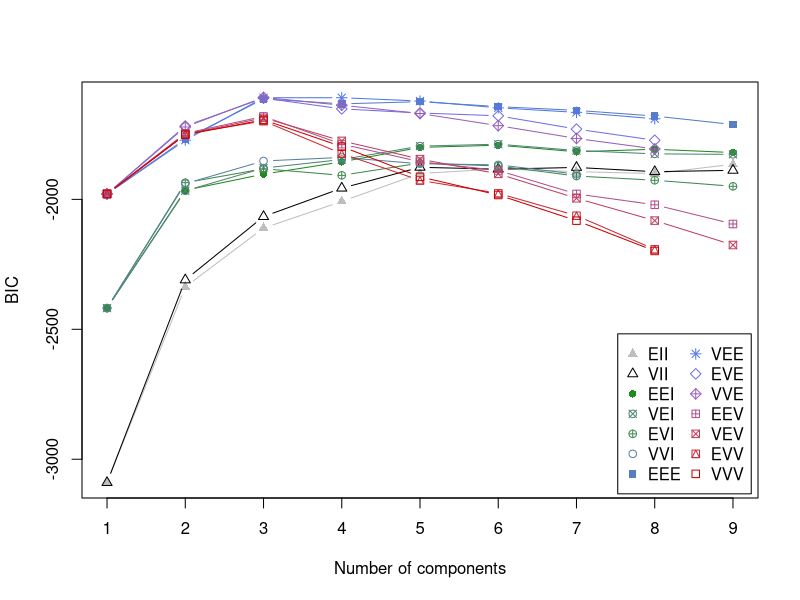
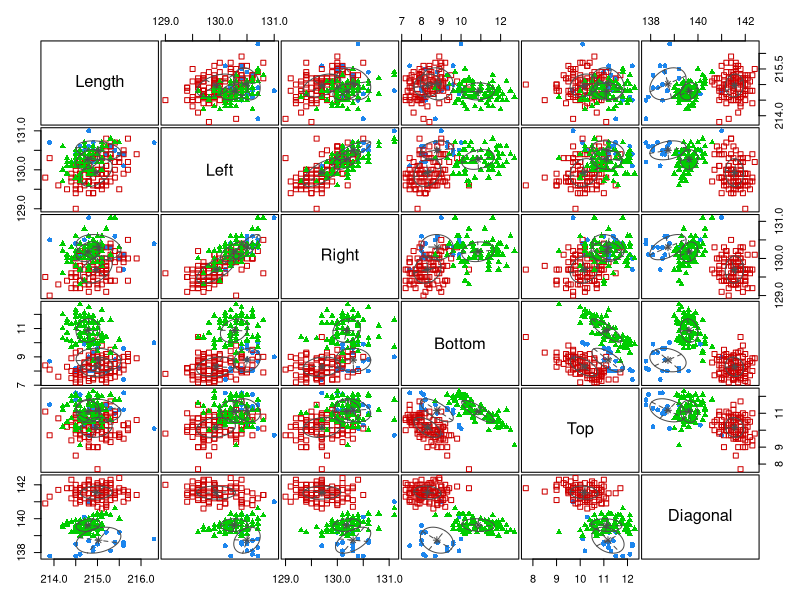
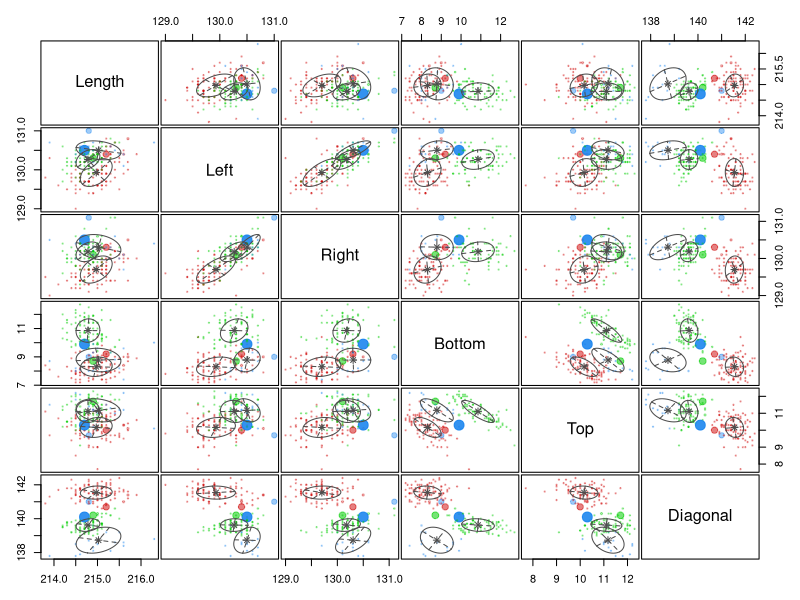
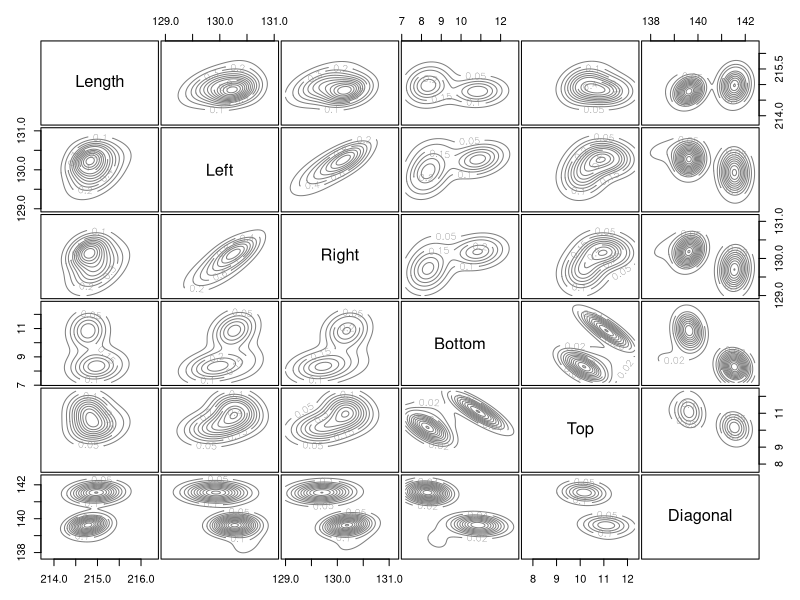
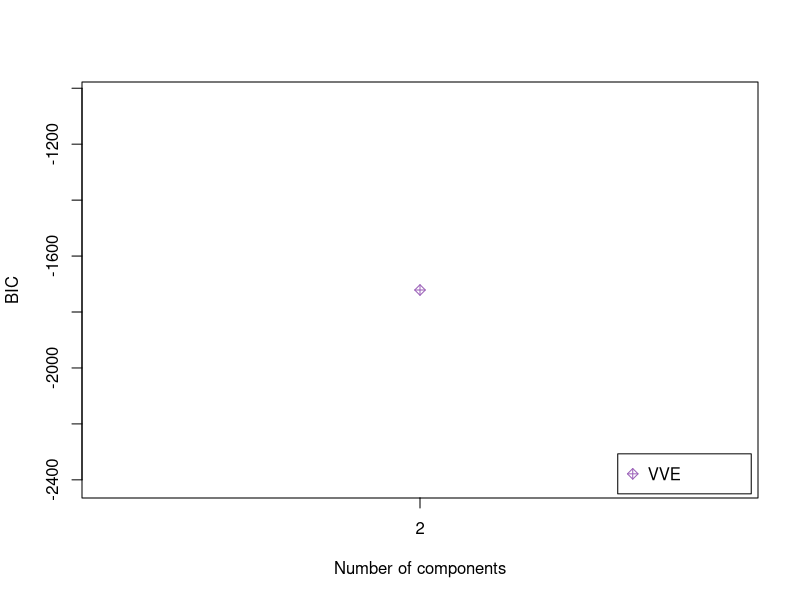
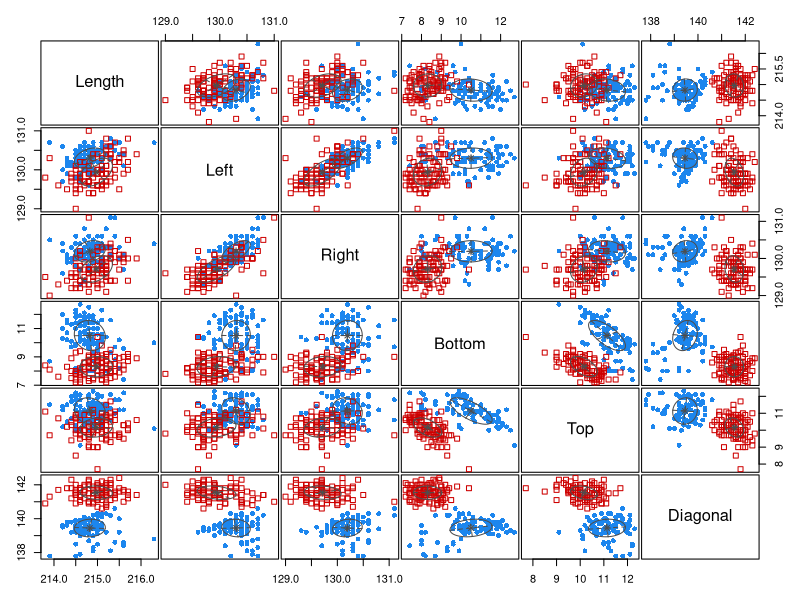
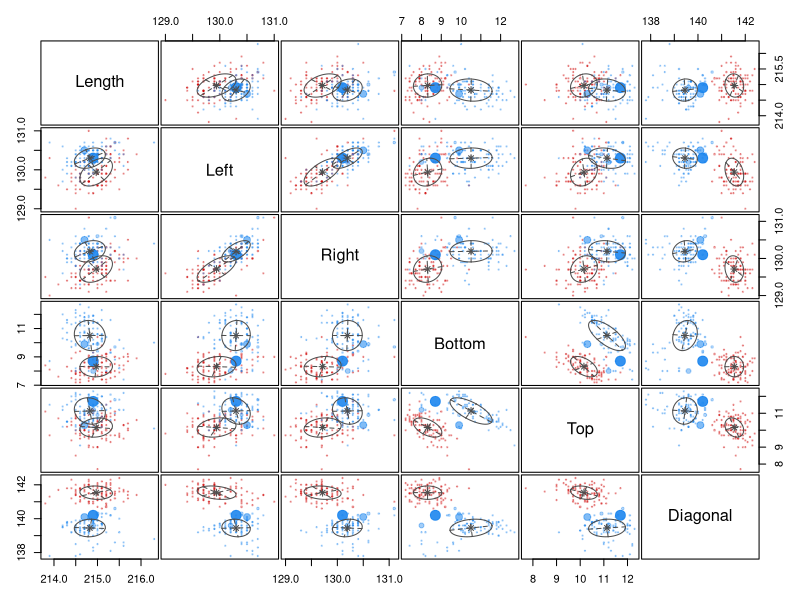
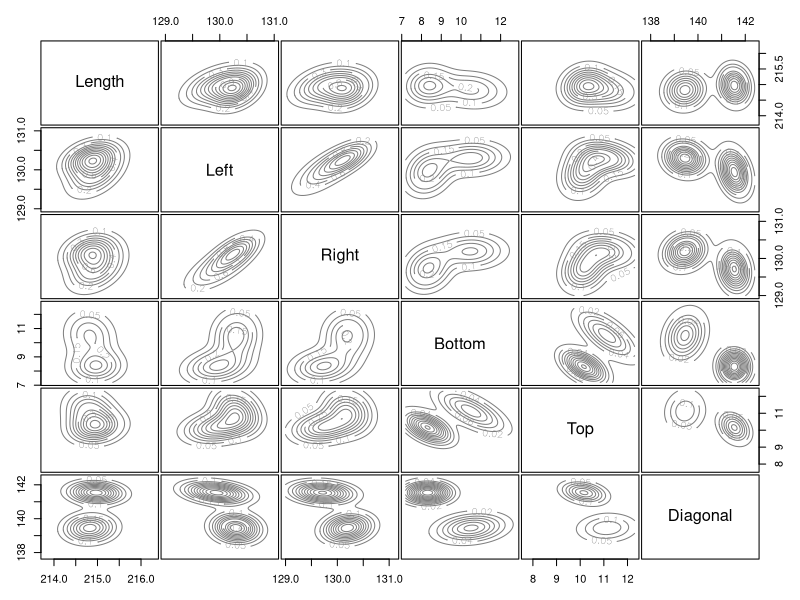

Write R code to recreate these figures, in order. (Note: this script raises an error after producing the figures.)
###############################################
#                #
###############################################

# LOADING PACKAGES ----
library(tidyverse)

# LOADING DATA ----
data(banknote, package = "mclust")

swissTib <- select(banknote, -Status) %>%
  as_tibble()

swissTib

# CLUSTERING WITH MCLUST ----
library(mclust)

swissMclust <- Mclust(swissTib)

plot(swissMclust)

# EXERCISES ----
# 1
swissMclust2 <- Mclust(swissTib, G = 2, modelNames = "VVE")

plot(swissMclust2)

# 2
mclustBoot2 <- clusterboot(swissTib, B = 10, 
                           clustermethod = noisemclustCBI,
                           G = 2, modelNames = "VVE",
                           showplots = FALSE)

mclustBoot3 <- clusterboot(swissTib, B = 10, 
                           clustermethod = noisemclustCBI,
                           G = 3, modelNames = "VVE",
                           showplots = FALSE)


mclustBoot2

mclustBoot3

# it can be challenging to compare the jaccard indices between models with
# different numbers of clusters. The model with three clusters may better
# represent nature, but as one of the clusters is small, the membership is
# more variable between bootstrap samples
